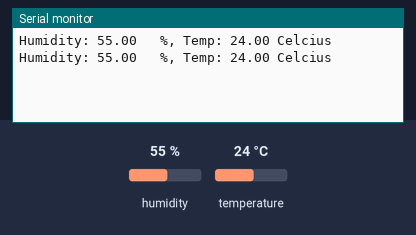
The sketch below on a simulated Arduino Uno, built with avr-gcc and run on an emulated ATmega328P. On the bench: the last lines printed to the serial monitor. The inputs (shaded band) are chosen by the test bench; at power-on: humidity 55 %, temperature 24 °C.

Above: at 5.8 s.
5.9 s: humidity set to 22 %
At 8.9 s:
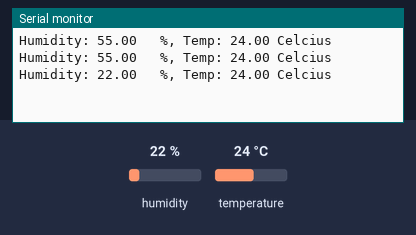
10.1 s: temperature set to 12 °C
At 11.5 s:
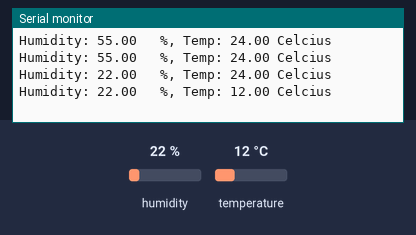
14.3 s: humidity set to 40 %
At 17.7 s:
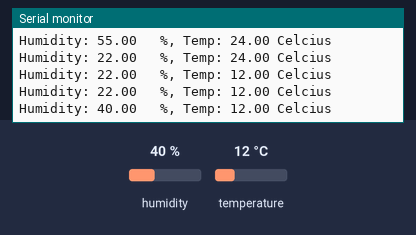
Timing chart, 0 to 19.2 s (numbered marks = the images above; inputs shaded):
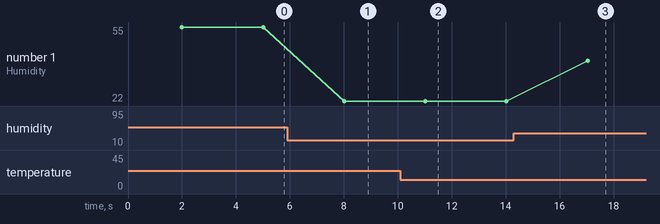

Measured:
- after the input at 5.9 s, the serial monitor: prints a new line after 2.1 s (image 1)
- after the input at 10.1 s, the serial monitor: prints a new line after 0.92 s (image 2)
- after the input at 14.3 s, the serial monitor: prints a new line after 2.7 s (image 3)
- plotted number 1: 55 → 22 after the input at 5.9 s, 22 → 40 after the input at 14.3 s

The sketch:

temphu5.ino
```cpp
#include <DHT.h>

DHT dht;

void setup()
{
Serial.begin(9600);
dht.setup(2); // data pin 2

}

void loop() {


// prints out the value of the humidity and temperature in the serial monitor

delay(dht.getMinimumSamplingPeriod());
Serial.print("Humidity: ");
Serial.print(dht.getHumidity());
Serial.print("\t");
Serial.print(" %, Temp: ");
Serial.print(dht.getTemperature());
Serial.println(" Celcius");

delay(1000); //Delay with 1 second
}
```
